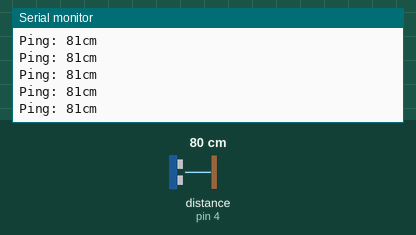
Simulated run of this sketch. Board: Arduino Uno, built with avr-gcc and run on an emulated ATmega328P. Shown: the last lines printed to the serial monitor. The test bench sets the inputs (shaded band); at power-on: distance to the obstacle (sensor on pin 4) 80 cm. The echo pulse lasts 58.3 µs per cm.

Above: at 1.2 s.
1.3 s: distance to the obstacle (sensor on pin 4) set to 2 cm
At 1.34 s:
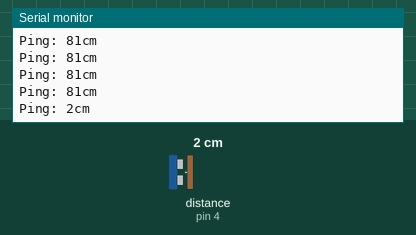
2.8 s: distance to the obstacle (sensor on pin 4) set to 4 cm
At 2.84 s:
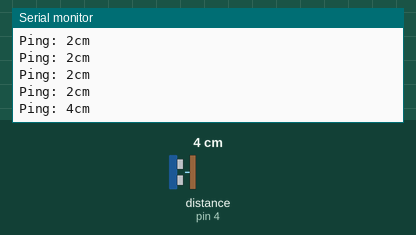
Timing chart, 0 to 5.8 s (numbered marks = the images above; inputs shaded):
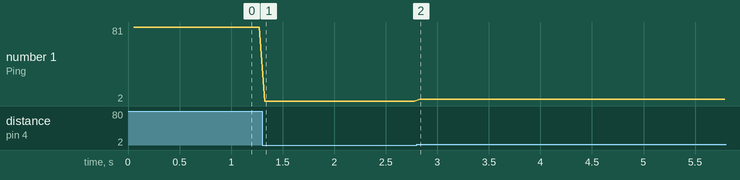

Measured:
- after the input at 1.3 s, the serial monitor: prints a new line at once (image 1)
- after the input at 2.8 s, the serial monitor: prints a new line at once (image 2)
- plotted number 1: 81 → 2 after the input at 1.3 s, 2 → 4 after the input at 2.8 s

The sketch:

NewPingExample.ino
```cpp
// ---------------------------------------------------------------------------
// Example NewPing library sketch that does a ping about 20 times per second.
// ---------------------------------------------------------------------------

#include <NewPing.h>

#define TRIGGER_PIN  3  // Arduino pin tied to trigger pin on the ultrasonic sensor.
#define ECHO_PIN     4  // Arduino pin tied to echo pin on the ultrasonic sensor.
#define MAX_DISTANCE 100 // Maximum distance we want to ping for (in centimeters). Maximum sensor distance is rated at 400-500cm.

NewPing sonar(TRIGGER_PIN, ECHO_PIN, MAX_DISTANCE); // NewPing setup of pins and maximum distance.

void setup() {
  Serial.begin(115200); // Open serial monitor at 115200 baud to see ping results.
}

void loop() {
  float distance = 0.0;
  delay(50);                     // Wait 50ms between pings (about 20 pings/sec). 29ms should be the shortest delay between pings.
  distance = sonar.ping_cm();
  if(distance ==0) distance = MAX_DISTANCE;
  Serial.print("Ping: ");
  Serial.print(sonar.ping_cm()); // Send ping, get distance in cm and print result (0 = outside set distance range)
  Serial.println("cm");
}
```
